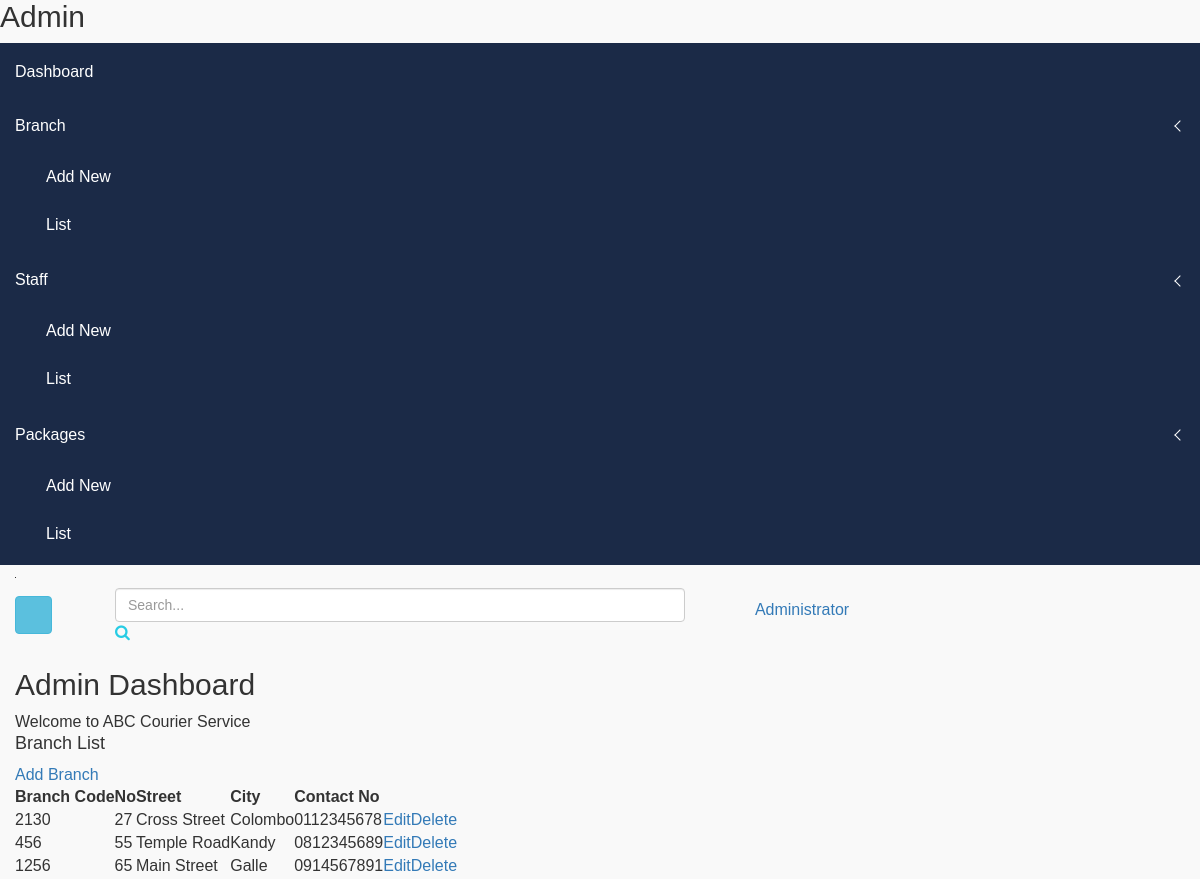
The page /admin/branch_list.php on the database its author committed.
### tables this page shows
CREATE TABLE `branches` (
  `id` int(30) NOT NULL,
  `branch_code` int(200) NOT NULL,
  `no` varchar(50) NOT NULL,
  `street` text NOT NULL,
  `city` text NOT NULL,
  `contact` varchar(100) NOT NULL
);

### admin/branch_list.php (the view, shortened to what this page needs)
<?php
include('header.php');
?>
 <?php
    $db = mysqli_connect('localhost', 'root', '', 'cms');
    $query = "SELECT * FROM branches";
    $result = mysqli_query($db, $query);
 ?>
        <div class="product-status mg-b-30">
            <div class="container-fluid">
                <form name="branches" method="post">
                <div class="row">
                    <div class="col-lg-12 col-md-12 col-sm-12 col-xs-12">
                        <div class="product-status-wrap">
                            <h4>Branch List</h4>
                            <div class="add-product">
                                <a href="new_branch.php">Add Branch</a>
                            </div>
                            <table>
                                <tr>
                                    <th>Branch Code</th>
                                    <th>No</th>
                                    <th>Street</th>
                                    <th>City</th>
                                    <th>Contact No</th>
                                </tr>
                            <?php
                                while($row=mysqli_fetch_assoc($result))
                                {
                                $branch_code = $row['branch_code'];
                                $no = $row['no'];
                                $street = $row['street'];
                                $city = $row['city'];
                                $contact = $row['contact'];
                            ?>
                            <tr>
                                <td><?php echo $branch_code ?></td>
                                <td><?php echo $no ?></td>
                                <td><?php echo $street ?></td>
                                <td><?php echo $city ?></td>
                                <td><?php echo $contact ?></td>
                                    <td><a href="edit.php?ID=<?php echo $branch_code ?>">Edit</a></td>
                                        <td><a href="code.php?Del=<?php echo $branch_code ?>">Delete</a></td>
                                </tr>
                            <?php
                                }
                            ?>
                            </table>
                    </div>
                </div>
            </div>
        </form>
        </div>
    </div>
</body>
</html>

### admin/header.php (shortened to what this page needs)
<!doctype html>
<html class="no-js" lang="en">
<head>
    <link rel="stylesheet" href="css/bootstrap.min.css">
    <link rel="stylesheet" href="css/font-awesome.min.css">
    <link rel="stylesheet" href="css/nalika-icon.css">
    <link rel="stylesheet" href="css/owl.carousel.css">
    <link rel="stylesheet" href="css/owl.theme.css">
    <link rel="stylesheet" href="css/owl.transitions.css">
    <link rel="stylesheet" href="css/animate.css">
    <link rel="stylesheet" href="css/normalize.css">
    <link rel="stylesheet" href="css/meanmenu.min.css">
    <link rel="stylesheet" href="css/main.css">
    <link rel="stylesheet" href="css/morrisjs/morris.css">
    <link rel="stylesheet" href="css/scrollbar/jquery.mCustomScrollbar.min.css">
    <link rel="stylesheet" href="css/metisMenu/metisMenu.min.css">
    <link rel="stylesheet" href="css/metisMenu/metisMenu-vertical.css">
    <link rel="stylesheet" href="css/calendar/fullcalendar.min.css">
    <link rel="stylesheet" href="css/calendar/fullcalendar.print.min.css">
    <link rel="stylesheet" href="style.css">
    <link rel="stylesheet" href="css/responsive.css">
</head>
<body>
    <div class="left-sidebar-pro">
        <nav id="sidebar" class="">
			<div class="nalika-profile">
				<div class="profile-dtl">
					<h2>Admin</h2>
				</div>
			</div>
            <div class="left-custom-menu-adp-wrap comment-scrollbar">
                <nav class="sidebar-nav left-sidebar-menu-pro">
                    <ul class="metismenu" id="menu1">
                        <li class="active">
                            <a href="index.php">
								   <span class="mini-click-non">Dashboard</span>
								</a>
                        </li>
                        <li>
                            <a class="has-arrow" href="#" aria-expanded="false">
                            <span class="mini-click-non">Branch</span></a>
                            <ul class="submenu-angle" aria-expanded="false">
                                <li><a href="new_branch.php"><span class="mini-sub-pro">Add New</span></a></li>
                                <li><a href="branch_list.php"><span class="mini-sub-pro">List</span></a></li>
                            </ul>
                        </li>
                        <li>
                            <a class="has-arrow" href="#" aria-expanded="false">
                            <span class="mini-click-non">Staff</span></a>
                            <ul class="submenu-angle" aria-expanded="false">
                                <li><a href="new_staff.php"><span class="mini-sub-pro">Add New</span></a></li>
                                <li><a href="staff_list.php"><span class="mini-sub-pro">List</span></a></li>
                            </ul>
                        </li>
                        <li>
                            <a class="has-arrow" href="#" aria-expanded="false">
                            <span class="mini-click-non">Packages</span></a>
                            <ul class="submenu-angle" aria-expanded="false">
                                <li><a href="new_package.php"><span class="mini-sub-pro">Add New</span></a></li>
                                <li><a href="package_list.php"><span class="mini-sub-pro">List</span></a></li>
                            </ul>
                        </li>
                    </ul>
                </nav>
            </div>
        </nav>
    </div>
    <div class="all-content-wrapper">
        <div class="container-fluid">
            <div class="row">
                <div class="col-lg-12 col-md-12 col-sm-12 col-xs-12">
                    <div class="logo-pro">
                    </div>
                </div>
            </div>
        </div>
        <div class="header-advance-area">
            <div class="header-top-area">
                <div class="container-fluid">
                    <div class="row">
                        <div class="col-lg-12 col-md-12 col-sm-12 col-xs-12">
                            <div class="header-top-wraper">
                                <div class="row">
                                    <div class="col-lg-1 col-md-0 col-sm-1 col-xs-12">
                                        <div class="menu-switcher-pro">
                                            <button type="button" id="sidebarCollapse" class="btn bar-button-pro header-drl-controller-btn btn-info navbar-btn">
													<i class="icon nalika-menu-task"></i>
												</button>
                                        </div>
                                    </div>
                                    <div class="col-lg-6 col-md-7 col-sm-6 col-xs-12">
                                        <div class="header-top-menu tabl-d-n">
                                            <div class="breadcome-heading">
												<form role="search" class="">
													<input type="text" placeholder="Search..." class="form-control">
													<a href=""><i class="fa fa-search"></i></a>
												</form>
											</div>
                                        </div>
                                    </div>
                                    <div class="col-lg-5 col-md-5 col-sm-12 col-xs-12">
                                        <div class="header-right-info">
                                            <ul class="nav navbar-nav mai-top-nav header-right-menu">
                                                <li class="nav-item">
                                                    <a href="#" data-toggle="dropdown" role="button" aria-expanded="false" class="nav-link dropdown-toggle">
															<i class="icon nalika-user nalika-user-rounded header-riht-inf" aria-hidden="true"></i>
															<span class="admin-name">Administrator</span>
															<i class="icon nalika-down-arrow nalika-angle-dw nalika-icon"></i>
														</a>
                                                </li>
                                            </ul>
                                        </div>
                                    </div>
                                </div>
                            </div>
                        </div>
                    </div>
                </div>
            </div>
            <div class="breadcome-area">
                <div class="container-fluid">
                    <div class="row">
                        <div class="col-lg-12 col-md-12 col-sm-12 col-xs-12">
                            <div class="breadcome-list">
                                <div class="row">
                                    <div class="col-lg-6 col-md-6 col-sm-6 col-xs-6">
                                        <div class="breadcomb-wp">
											<div class="breadcomb-icon">
												<i class="icon nalika-home"></i>
											</div>
											<div class="breadcomb-ctn">
												<h2>Admin Dashboard</h2>
												<p>Welcome to ABC Courier Service</p>
											</div>
										</div>
                                    </div>
                                </div>
                            </div>
                        </div>
                    </div>
                </div>
            </div>
        </div>

### admin/css/main.css (style rules this page uses)
html { color: #222; font-size: 1em; line-height: 1.4; }

### admin/Dashboard/css/metisMenu/metisMenu-vertical.css (style rules this page uses)
.sidebar-nav { background: #fff; }
.sidebar-nav ul { padding: 0; margin: 0; list-style: none; background: #1b2a47; }
.sidebar-nav .metismenu { background: #1b2a47; display: -webkit-box; display: -ms-flexbox; display: flex; -webkit-box-orient: vertical; -webkit-box-direction: normal; -ms-flex-direction: column; flex-direction: column; }
.sidebar-nav .metismenu li + li { margin-top: 5px; }
.sidebar-nav .metismenu li:first-child { margin-top: 5px; }
.sidebar-nav .metismenu li:last-child { margin-bottom: 5px; }
.sidebar-nav .metismenu > li { display: -webkit-box; display: -ms-flexbox; display: flex; -webkit-box-orient: vertical; -webkit-box-direction: normal; -ms-flex-direction: column; flex-direction: column; position: relative; }
.sidebar-nav .metismenu a { position: relative; display: block; padding: 13px 15px; color: #fff; outline-width: 0; transition: all .3s ease-out; font-size:16px; }
.sidebar-nav .metismenu ul a { padding: 10px 15px 10px 46px; }

### rows shown on the page
branches: branch_code "2130", no "27", street "Cross Street", city "Colombo", contact "0112345678"
branches: branch_code "456", no "55", street "Temple Road", city "Kandy", contact "0812345689"
branches: branch_code "1256", no "65", street "Main Street", city "Galle", contact "0914567891"
